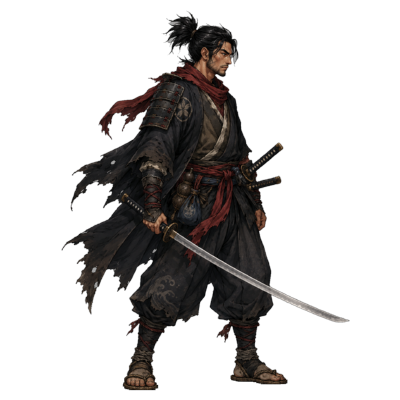
#> input picture .claude/skills/2dimg2motion/examples/s1.png, 400 x 400 px
$ python make_ref_video.py --src ../.claude/skills/2dimg2motion/examples/s1.png --first 5 --last 5 --out out
#> lines starting #> are read from the running program, lines starting #| are printed output that depends on the picture
#!/usr/bin/env python
"""Sprite frames -> motion reference mp4 for minimax/h3-max/reference-to-video.

One fixed crop box over all frames (keeps the registration between frames), one scale, the frames
centred on a flat white square canvas, encoded so the API accepts it (>= 24 fps, 2-15 s).

  python scripts/make_ref_video.py --src "E:/.../Blaze_pibe_{i:04d}.png" --first 162 --last 204 \
      --out ref/sprite/uppercut --name ref_uppercut --seconds 5
Or from a folder of numbered pngs: --src "ref/sprite/uppercut/frames/f{i:02d}.png" --first 1 --last 46
"""
import argparse, pathlib, subprocess
from PIL import Image


def main():
    a = argparse.ArgumentParser()
    a.add_argument("--src", required=True, help="path pattern with {i[:fmt]}")
    a.add_argument("--first", type=int, required=True)
    a.add_argument("--last", type=int, required=True, help="inclusive")
    a.add_argument("--out", required=True, help="folder: frames/ and <name>.mp4 go here")
    a.add_argument("--name", default="ref")
    a.add_argument("--seconds", type=float, default=5.0, help="length of the mp4; match the clip you will ask for")
    a.add_argument("--size", type=int, default=704)
    a.add_argument("--margin", type=int, default=12, help="px around the union of all frames")
    a.add_argument("--fps", type=int, default=30)
    a.add_argument("--bg", default="255,255,255")
    a = a.parse_args()

    ids = range(a.first, a.last + 1)
    frames = [Image.open(a.src.format(i=i)).convert("RGBA") for i in ids]
#> frames = 1 item
    W, H = frames[0].size
#> W = 400; H = 400
    x0 = y0 = 10**9
    x1 = y1 = 0
    for f in frames:
        b = f.split()[3].point(lambda v: 255 if v > 8 else 0).getbbox()
        if b:
            x0, y0, x1, y1 = min(x0, b[0]), min(y0, b[1]), max(x1, b[2]), max(y1, b[3])
#> this loop made 1 pass
#> (x0, y0, x1, y1) on pass 1: (61, 10, 350, 391)
    m = a.margin
    box = (max(0, x0 - m), max(0, y0 - m), min(W, x1 + m), min(H, y1 + m))
#> box = (49, 0, 362, 400)
    w, h = box[2] - box[0], box[3] - box[1]
#> w = 313; h = 400
    S = min(a.size / w, a.size / h) * 0.97
#> S = 1.71
    bg = tuple(int(v) for v in a.bg.split(",")) + (255,)

    out = pathlib.Path(a.out)
    fd = out / "frames"
    fd.mkdir(parents=True, exist_ok=True)
    for k, f in enumerate(frames):
        c = f.crop(box).resize((int(w * S), int(h * S)), Image.LANCZOS)
        can = Image.new("RGBA", (a.size, a.size), bg)
        can.alpha_composite(c, ((a.size - c.width) // 2, (a.size - c.height) // 2))
        can.convert("RGB").save(fd / f"u{k:02d}.png")
#> this loop made 1 pass
#> pass 1, in main, `c = f.crop(box).resize((int(w * S), int(h * S)), Image.LANCZOS)`:
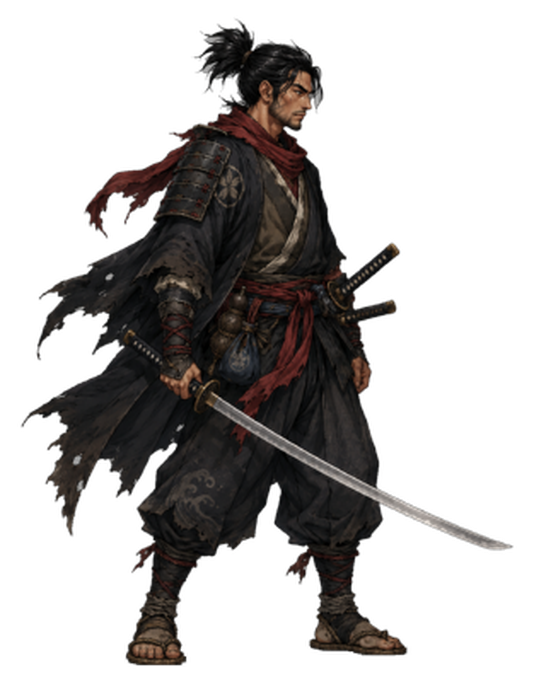
#> c: PIL image 534x682 RGBA; mean R, G, B, A 18.6, 16.3, 15.4, 87; transparent parts drawn white
#> pass 1, in main, `can.convert("RGB").save(fd / f"u{k:02d}.png")`:
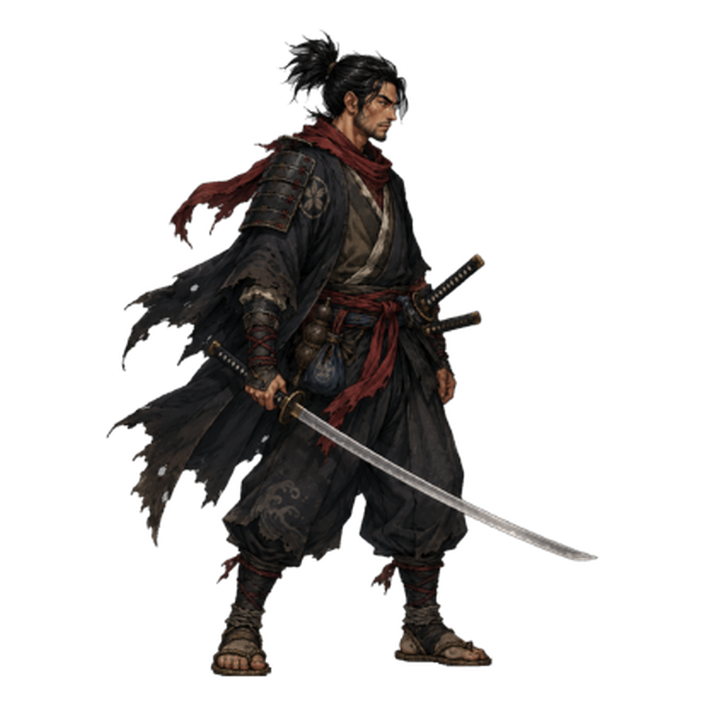
#> saved as u00.png: PIL image 704x704 RGB; mean R, G, B 202.3, 200.6, 199.9

    n = len(frames)
#> n = 1
    mp4 = out / f"{a.name}.mp4"
    subprocess.run(["ffmpeg", "-y", "-loglevel", "error", "-framerate", f"{n / a.seconds:.4f}",
                    "-i", str(fd / "u%02d.png"), "-vf", f"fps={a.fps}", "-c:v", "libx264",
                    "-pix_fmt", "yuv420p", "-crf", "18", str(mp4)], check=True)
#> (this line was passed over: subprocess is not available in this run)
    print(f"{n} frames, box {box}, scale {S:.2f}, {mp4} ({a.seconds}s @ {a.fps} fps)")
#| 1 frames, box (49, 0, 362, 400), scale 1.71, out/ref.mp4 (5.0s @ 30 fps)


if __name__ == "__main__":
    main()
